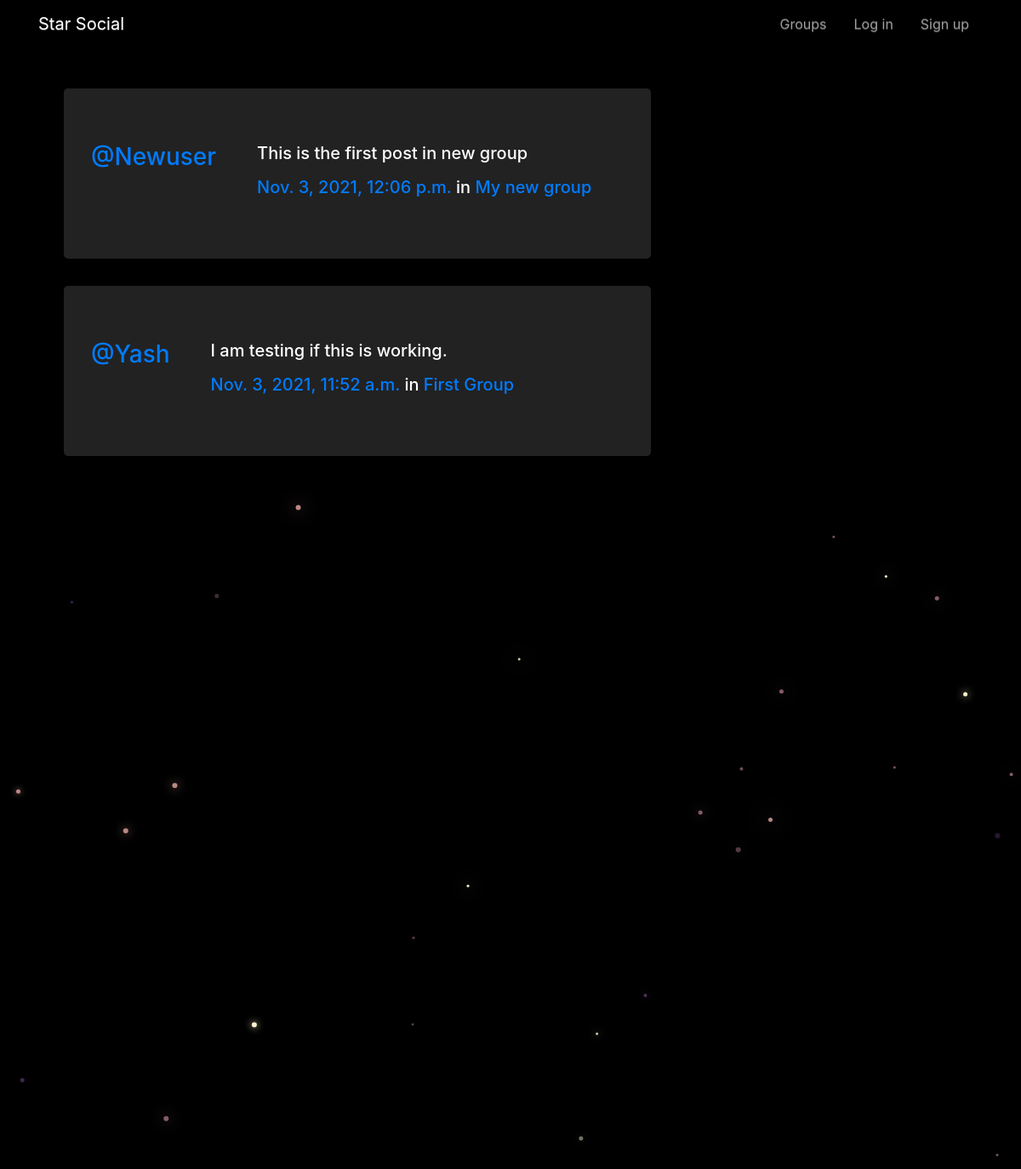
/posts/, run on the app's committed database.
### posts/models.py (models this page shows, shortened)
class Post(models.Model):
    user = models.ForeignKey(User, related_name="posts",on_delete=models.CASCADE)
    created_at = models.DateTimeField(auto_now=True)
    message = models.TextField()
    message_html = models.TextField(editable=False)
    group = models.ForeignKey(Group, related_name="posts",null=True, blank=True,on_delete=models.CASCADE)
    class Meta:
        ordering = ["-created_at"]
        unique_together = ["user", "message"]

### groups/models.py (models this page shows, shortened)
class Group(models.Model):
    name = models.CharField(max_length=255, unique=True)
    slug = models.SlugField(allow_unicode=True, unique=True)
    description = models.TextField(blank=True, default='')
    description_html = models.TextField(editable=False, default='', blank=True)
    members = models.ManyToManyField(User,through="GroupMember")
    class Meta:
        ordering = ["name"]

### posts/views.py (the view)
# urls.py: path('', views.PostList.as_view(), name="all"),
class PostList(SelectRelatedMixin, generic.ListView):
    model = models.Post
    select_related = ("user", "group")

### posts/templates/posts/post_list.html (shortened to what this page needs)
{% extends "posts/post_base.html" %}
{% load humanize %}
{% block post_content %}
<div class="col-md-8">
	{% for post in post_list %}
  {% include "posts/_post.html" %}
	{% endfor %}
</div>
{% endblock %}

### posts/templates/posts/_post.html (shortened to what this page needs)
<div class="media jumbotron">
	<h3 class="mr-5"><a href="{% url 'posts:for_user' username=post.user.username %}">@{{ post.user.username }}</a></h3>
	<div class="media-body">
		<h5>{{ post.message_html|safe }}
			<time class="time"><a href="{% url 'posts:single' username=post.user.username pk=post.pk %}">{{ post.created_at }}</a></time>
			{% if post.group %}
			<span class="group-name">in <a href="#">{{ post.group.name }}</a></span>
			{% endif %}
		</h5>
	</div>
</div>

### static/simplesocial/css/master.css (style rules this page uses)
body { margin: 0; overflow: hidden; background-color: black; color:white; }
.jumbotron { background-color: #222222; }

### data on the page
Post: user.username "Newuser", message_html "This is the first post in new group", created_at "Nov. 3, 2021, 12:06 p.m.", group.name "My new group"
Post: user.username "Yash", message_html "I am testing if this is working.", created_at "Nov. 3, 2021, 11:52 a.m.", group.name "First Group"
